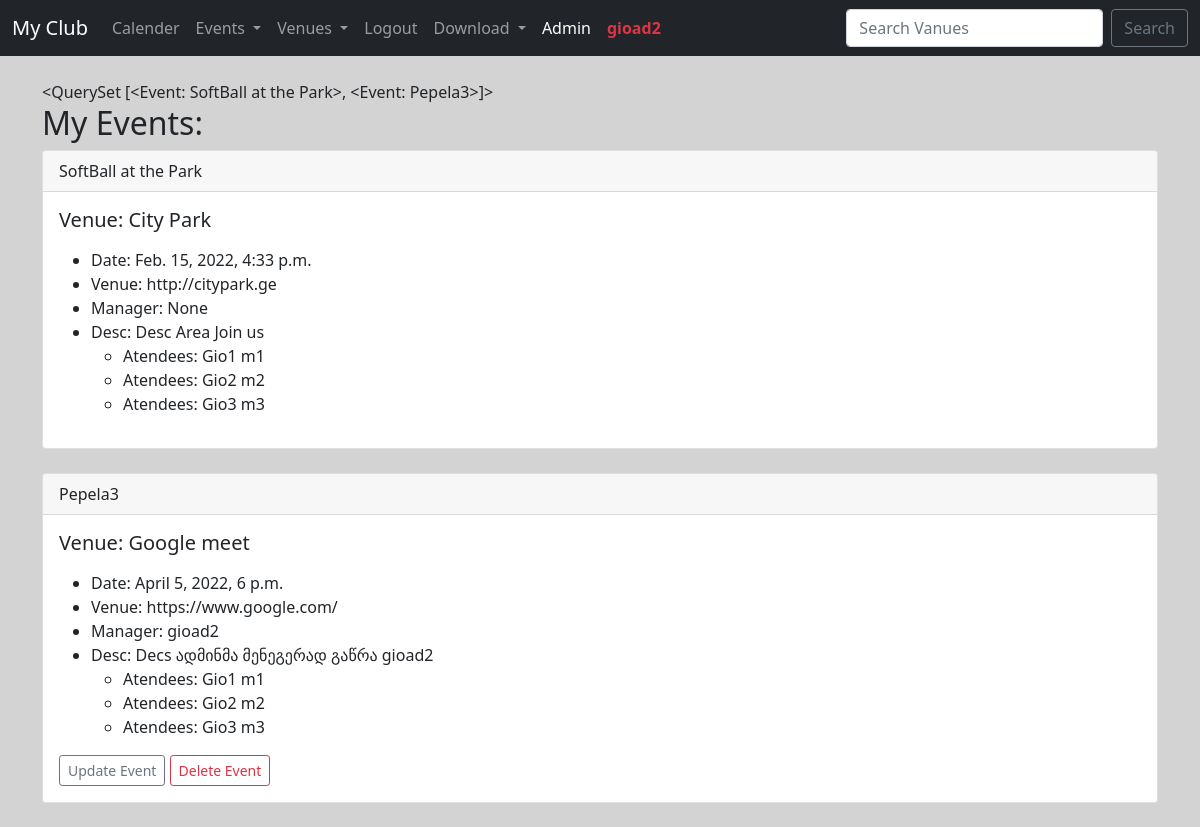
Page /my_events/ (signed in) on the committed database.
### events/models.py (models this page shows)
class Event(models.Model):
    name =      models.CharField('Event Name', max_length=120)
    event_date = models.DateTimeField()
    venue  =    models.ForeignKey(Venue, blank=True, null=True, on_delete=models.CASCADE)
    manager =   models.ForeignKey(User, blank=True, null=True, on_delete=models.SET_NULL)
    description = models.TextField(blank=True, null=True)
    attendees = models.ManyToManyField(MyClubUser, blank=True)
    def __str__(self) -> str:
        return self.name

class Venue(models.Model):
    name =      models.CharField('Venue Name', max_length=120)
    address =   models.CharField(max_length=220)
    zip_code =  models.CharField('Zip Code', max_length=15)
    phone =     models.CharField('Contact Phone', max_length=120, blank=True)
    web =       models.URLField('Website Address', blank=True)
    email_address = models.EmailField('Email Address', blank=True)
    owner = models.IntegerField("Venue Owner", blank=False, default=1)
    def __str__(self) -> str:
        return self.name

class MyClubUser(models.Model):
    first_name =    models.CharField(max_length=244)
    last_name =    models.CharField(max_length=244)
    Email =    models.EmailField('User Email')
    def __str__(self) -> str:
        return self.first_name + ' ' + self.last_name

### events/views.py (the view)
# urls.py: path('my_events/', views.my_events, name='my_events'),
def my_events(request):
    if request.user.is_authenticated:
        print('----')
        me = request.user.id # აქ დამსწარეების აიდის უნდა იღებდეს და შეცდომით უსერის აიდის იღებს. სხვა გზა არ აქვს
        events = Event.objects.filter(attendees=me)
        return render(request, 'events/my_events.html', {'events':events})
    else:
        messages.success(request, ('You have not permishen View this Page!'))
        return redirect('home')

### events/templates/events/my_events.html
{% extends 'events/base.html' %}
{% block content %}
{{ events }}
<h2> My Events: </h2>
{% for item in events %}
<div class="card">
    <div class="card-header">
        {{ item }}
    </div>
    <div class="card-body">
        <h5 class="card-title">Venue: {{ item.venue }}</h5>
        <p class="card-text">
        <ul>
            <li>Date: {{ item.event_date }}</li>
            <li>Venue: {{ item.venue.web }}</li>
            <li>Manager: {{ item.manager }}</li>
            <li>Desc: {{ item.description }}</li>
            <ul>
                {% for user in item.attendees.all %}
                <li>Atendees: {{ user }}</li>
                {% endfor %}
            </ul>
        </ul>
        </p>
        {% if user.is_authenticated %}
        {% if user == item.manager %}
        <a href="{% url 'event_update' item.id %}" class="btn btn-outline-secondary btn-sm">Update Event</a>
        <a href="{% url 'event_delete' item.id %}" class="btn btn-outline-danger btn-sm">Delete Event</a>
        {% endif %}
        {% endif %}
    </div>
</div>
<br>
{% endfor %}
{% endblock %}

### events/templates/events/navbar.html (shortened to what this page needs)
<nav class="navbar navbar-expand-lg navbar-dark bg-dark">
  <div class="container-fluid">
    <a class="navbar-brand" href="{% url 'home' %}">My Club</a>
  <div class="collapse navbar-collapse" id="navbarSupportedContent">
    <ul class="navbar-nav me-auto mb-2 mb-lg-0">
        <li class="nav-item">
          <a class="nav-link" href="{% url 'home' '2022' 'March' %}">Calender</a>
        </li>
        <li class="nav-item dropdown">
          <a class="nav-link dropdown-toggle" href="#" id="navbarDropdown" role="button" data-bs-toggle="dropdown"
            aria-expanded="false">
            Events
          </a>
        </li>
        <li class="nav-item dropdown">
          <a class="nav-link dropdown-toggle" href="#" id="navbarDropdown" role="button" data-bs-toggle="dropdown"
            aria-expanded="false">
            Venues
          </a>
        </li>
        {% if user.is_authenticated %}
        <li class="nav-item">
          <a class="nav-link" href="{% url 'logout' %}">Logout</a>
        </li>
        {% endif %}
        <li class="nav-item dropdown">
          <a class="nav-link dropdown-toggle" href="#" id="navbarDropdown" role="button" data-bs-toggle="dropdown"
            aria-expanded="false">
            Download
          </a>
        </li>
        <li class="nav-item">
          <a class="nav-link active" aria-current="page" href="{% url 'admin:index' %}">Admin</a>
        </li>
        <li class="nav-item">
          <a class="nav-link active text-danger" aria-current="page" href="">
            <strong>
              {{ user }}
            </strong>
          </a>
        </li>
      </ul>
      <form class="d-flex" method="POST" action="{% url 'search_venue' %}">
        <input class="form-control me-2" type="search" placeholder="Search Vanues" aria-label="Search" name="q">
        <button class="btn btn-outline-secondary" type="submit">Search</button>
      </form>
    </div>
  </div>
</nav>

### events/templates/events/base.html (style rules this page uses)
body { background: lightgrey; }

### rows in the picture
Event: name.name "<QuerySet [<Event: SoftBall at the Park>, <Event: Pepela3>]>", name "SoftBall at the Park", venue "City Park", event_date "Feb. 15, 2022, 4:33 p.m.", venue.web "http://citypark.ge", manager "None", description "Desc Area Join us"
MyClubUser: first_name+last_name "Gio1 m1"
MyClubUser: first_name+last_name "Gio2 m2"
MyClubUser: first_name+last_name "Gio3 m3"
Event: name "Pepela3", venue "Google meet", event_date "April 5, 2022, 6 p.m.", venue.web "https://www.google.com/", manager "gioad2", description "Decs ადმინმა მენეგერად გაწრა gioad2", shows "Update Event"

### other values in the picture
{{ user }} "gioad2"
